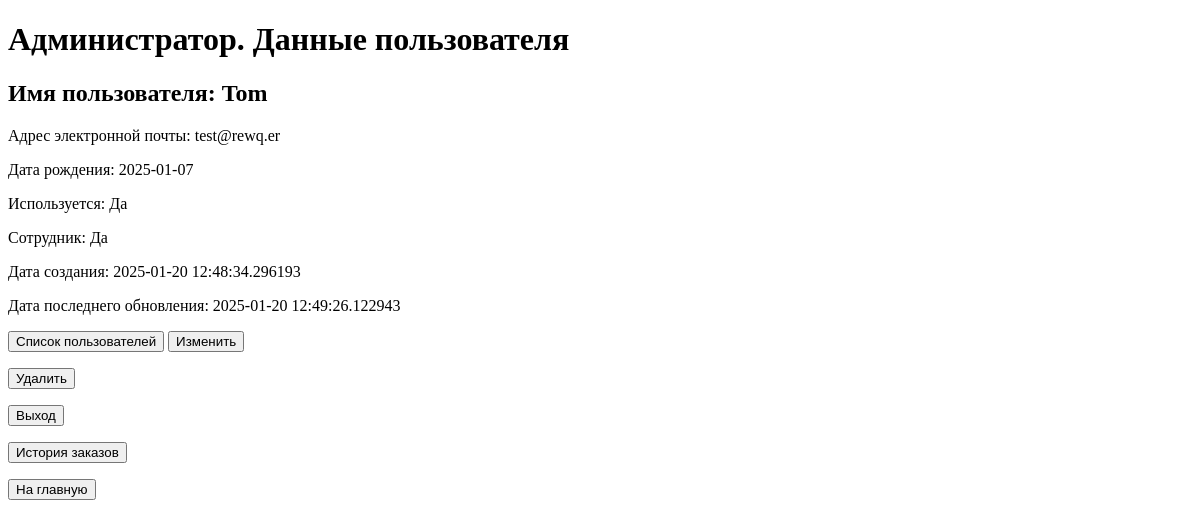
Before: /user/list/2 (signed in) with the older database file.
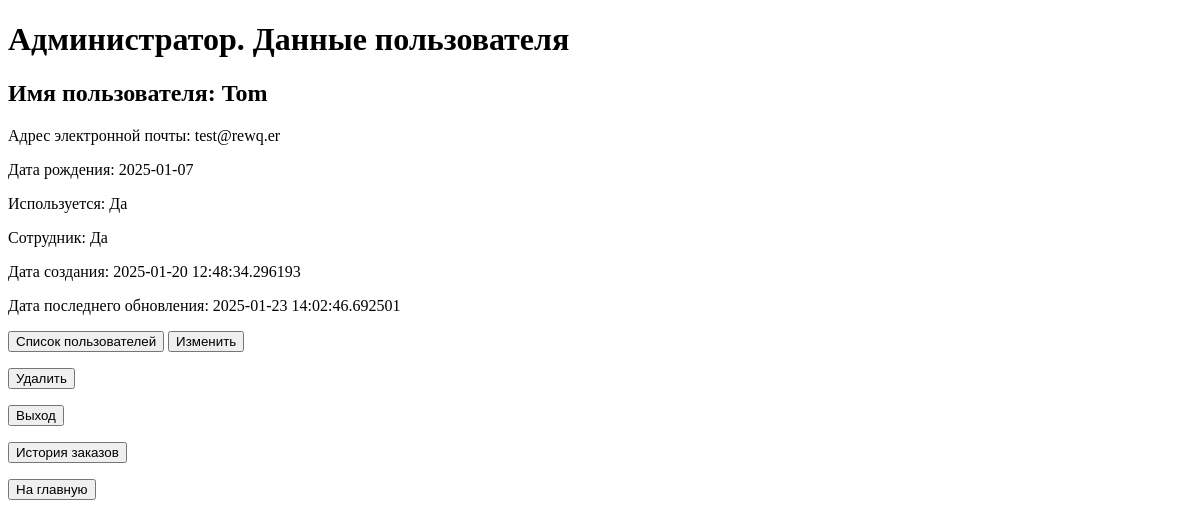
After: the same page with the newer database file.
### app/models/users.py (models this page shows)
class User(Base):
    __tablename__ = 'users'
    __table_args__ = {'keep_existing': True}
    id = Column(INTEGER, primary_key=True, index=True)
    username = Column(String, index=True, unique=True)
    email = Column(String, index=True, unique=True)
    day_birth = Column(DATE)
    password = Column(String)
    is_active = Column(BOOLEAN, default=True)
    is_staff = Column(BOOLEAN, default=False)
    admin = Column(BOOLEAN, default=False)
    created_at = Column(DATETIME)
    updated_at = Column(DATETIME)
    purchase = relationship(
        'BuyerProd',
        back_populates='user',
        cascade='save-update, merge, delete, delete-orphan',
        passive_deletes=True,
    )

### app/routers/users.py (the view)
@user_router.get('/list/{id_user}')
async def select_user_admin_get(request: Request, db: Annotated[Session, Depends(get_db)],
                                user: Annotated[User, Depends(get_current_user)], id_user: int):
    info = {'request': request, 'title': 'Администратор. Данные пользователя'}
    if user is None:
        return HTTPException(status_code=status.HTTP_404_NOT_FOUND,
                             detail='Вы не авторизованны или у вас отсутствуют права')
    elif not user.admin:
        return HTTPException(status_code=status.HTTP_404_NOT_FOUND,
                             detail='Вы не авторизованны или у вас отсутствуют права')
    user = find_user_by_id(db, id_user)
    if user is None:
        return HTTPException(status_code=status.HTTP_404_NOT_FOUND, detail='Пользователь не найден')
    else:
        info['user'] = user
        info['is_staff'] = user.admin
    return templates.TemplateResponse("admin_user.html", info)

### app/templates/users/admin_user.html (shortened to what this page needs)
<!DOCTYPE html>
<html lang="en">
<head>
</head>
<body>
    <h1>{{title}}</h1>
    {% if user %}
        <h2> Имя пользователя: {{user.username}}</h2>
        <p> Адрес электронной почты: {{user.email}}</p>
        <p> Дата рождения: {{user.day_birth}}</p>
            <p>Используется: {% if user.is_active %} Да {% else %} Нет {% endif %}</p>
            <p>Сотрудник: {% if user.is_staff %} Да {% else %} Нет {% endif %}</p>
             <p>Дата создания: {{user.created_at}}</p>
            <p>Дата последнего обновления: {{user.updated_at}}</p>
            <a href="\user\list"><button>Список пользователей</button></a>
        <a href="\user\list\update\{{user.id}}"><button>Изменить</button></a>
        <a href="\user\list\delete\{{user.id}}"><button>Удалить</button></a>
        <p><a href="\user\logout"><button>Выход</button></a></p>
        <p><a href="\buy\orders\{{user.id}}"> <button>История заказов</button></a> </p>
    {% else %}
        <p> Вы не авторизованы. Пройдите авторизацию </p>
        <p><a href="\user\login"><button>Вход</button></a></p>
    {% endif %}
    <p><a href="\main"><button>На главную</button></a></p>
</body>
</html>

Changed rows visible on the page:
changed User "Tom": updated_at "2025-01-20 12:49:26.122943" → "2025-01-23 14:02:46.692501"
